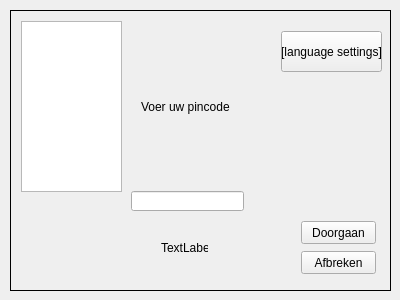
<?xml version="1.0" encoding="UTF-8"?>
<ui version="4.0">
 <class>Login</class>
 <widget class="QWidget" name="Login">
  <property name="geometry">
   <rect>
    <x>0</x>
    <y>0</y>
    <width>400</width>
    <height>300</height>
   </rect>
  </property>
  <property name="windowTitle">
   <string>Form</string>
  </property>
  <widget class="QStackedWidget" name="ATM">
   <property name="geometry">
    <rect>
     <x>10</x>
     <y>10</y>
     <width>381</width>
     <height>281</height>
    </rect>
   </property>
   <property name="font">
    <font>
     <family>MS Shell Dlg 2</family>
    </font>
   </property>
   <property name="autoFillBackground">
    <bool>true</bool>
   </property>
   <property name="frameShape">
    <enum>QFrame::Panel</enum>
   </property>
   <property name="currentIndex">
    <number>1</number>
   </property>
   <widget class="QWidget" name="welkomScherm">
    <widget class="QPushButton" name="welkom_taal_button">
     <property name="geometry">
      <rect>
       <x>264</x>
       <y>10</y>
       <width>101</width>
       <height>41</height>
      </rect>
     </property>
     <property name="text">
      <string>English</string>
     </property>
    </widget>
    <widget class="QLabel" name="welkom_label">
     <property name="geometry">
      <rect>
       <x>140</x>
       <y>120</y>
       <width>91</width>
       <height>31</height>
      </rect>
     </property>
     <property name="text">
      <string>welkom 
 voer uw pas in</string>
     </property>
    </widget>
    <widget class="QPushButton" name="welkom_inlog_button">
     <property name="geometry">
      <rect>
       <x>214</x>
       <y>220</y>
       <width>121</width>
       <height>23</height>
      </rect>
     </property>
     <property name="text">
      <string>Pas invoer simulatie</string>
     </property>
    </widget>
   </widget>
   <widget class="QWidget" name="inlogScherm">
    <widget class="QLabel" name="label_4">
     <property name="geometry">
      <rect>
       <x>130</x>
       <y>80</y>
       <width>91</width>
       <height>31</height>
      </rect>
     </property>
     <property name="text">
      <string>Voer uw pincode in</string>
     </property>
    </widget>
    <widget class="QPushButton" name="inlog_taal_button">
     <property name="geometry">
      <rect>
       <x>270</x>
       <y>20</y>
       <width>101</width>
       <height>41</height>
      </rect>
     </property>
     <property name="text">
      <string>[language settings]</string>
     </property>
    </widget>
    <widget class="QPushButton" name="inlog_hoofd_button">
     <property name="geometry">
      <rect>
       <x>290</x>
       <y>210</y>
       <width>75</width>
       <height>23</height>
      </rect>
     </property>
     <property name="text">
      <string>Doorgaan</string>
     </property>
    </widget>
    <widget class="QPushButton" name="inlog_welkom_button">
     <property name="geometry">
      <rect>
       <x>290</x>
       <y>240</y>
       <width>75</width>
       <height>23</height>
      </rect>
     </property>
     <property name="text">
      <string>Afbreken</string>
     </property>
    </widget>
    <widget class="QLabel" name="label_9">
     <property name="geometry">
      <rect>
       <x>150</x>
       <y>230</y>
       <width>47</width>
       <height>13</height>
      </rect>
     </property>
     <property name="text">
      <string>TextLabel</string>
     </property>
    </widget>
    <widget class="QLineEdit" name="inlog_invoerveldPincode">
     <property name="geometry">
      <rect>
       <x>120</x>
       <y>180</y>
       <width>113</width>
       <height>20</height>
      </rect>
     </property>
     <property name="echoMode">
      <enum>QLineEdit::Password</enum>
     </property>
    </widget>
    <widget class="QListWidget" name="listWidget">
     <property name="enabled">
      <bool>true</bool>
     </property>
     <property name="geometry">
      <rect>
       <x>10</x>
       <y>10</y>
       <width>101</width>
       <height>171</height>
      </rect>
     </property>
     <property name="showDropIndicator" stdset="0">
      <bool>false</bool>
     </property>
     <property name="selectionMode">
      <enum>QAbstractItemView::NoSelection</enum>
     </property>
    </widget>
   </widget>
   <widget class="QWidget" name="taalScherm">
    <property name="enabled">
     <bool>true</bool>
    </property>
    <widget class="QPushButton" name="taal_optieNederlands_button">
     <property name="geometry">
      <rect>
       <x>290</x>
       <y>10</y>
       <width>75</width>
       <height>23</height>
      </rect>
     </property>
     <property name="text">
      <string>Nederlands</string>
     </property>
    </widget>
    <widget class="QPushButton" name="taal_optieEngels_button">
     <property name="geometry">
      <rect>
       <x>290</x>
       <y>40</y>
       <width>75</width>
       <height>23</height>
      </rect>
     </property>
     <property name="text">
      <string>English</string>
     </property>
    </widget>
    <widget class="QPushButton" name="taal_optieDuits_button">
     <property name="geometry">
      <rect>
       <x>290</x>
       <y>70</y>
       <width>75</width>
       <height>23</height>
      </rect>
     </property>
     <property name="text">
      <string>Deutsch</string>
     </property>
    </widget>
    <widget class="QPushButton" name="taal_welkom_button">
     <property name="geometry">
      <rect>
       <x>10</x>
       <y>240</y>
       <width>75</width>
       <height>23</height>
      </rect>
     </property>
     <property name="text">
      <string>afrbreken</string>
     </property>
    </widget>
    <widget class="QPushButton" name="taal_hoofd_of_welkom_of_inlog_button">
     <property name="geometry">
      <rect>
       <x>10</x>
       <y>210</y>
       <width>75</width>
       <height>23</height>
      </rect>
     </property>
     <property name="text">
      <string>terug</string>
     </property>
    </widget>
   </widget>
   <widget class="QWidget" name="hoofdScherm">
    <widget class="QLabel" name="label_2">
     <property name="geometry">
      <rect>
       <x>150</x>
       <y>90</y>
       <width>71</width>
       <height>20</height>
      </rect>
     </property>
     <property name="text">
      <string>HoofdScherm</string>
     </property>
    </widget>
    <widget class="QPushButton" name="hoofd_snelPinnen_button">
     <property name="geometry">
      <rect>
       <x>10</x>
       <y>70</y>
       <width>75</width>
       <height>23</height>
      </rect>
     </property>
     <property name="text">
      <string>Snel €70,-</string>
     </property>
    </widget>
    <widget class="QPushButton" name="hoofd_saldo_button">
     <property name="geometry">
      <rect>
       <x>10</x>
       <y>110</y>
       <width>75</width>
       <height>23</height>
      </rect>
     </property>
     <property name="text">
      <string>Saldo</string>
     </property>
    </widget>
    <widget class="QPushButton" name="hoofd_pinKeuze_button">
     <property name="geometry">
      <rect>
       <x>10</x>
       <y>160</y>
       <width>75</width>
       <height>23</height>
      </rect>
     </property>
     <property name="text">
      <string>Bedrag kiezen</string>
     </property>
    </widget>
    <widget class="QPushButton" name="hoofd_taal_button">
     <property name="geometry">
      <rect>
       <x>290</x>
       <y>70</y>
       <width>75</width>
       <height>23</height>
      </rect>
     </property>
     <property name="text">
      <string>Taal</string>
     </property>
    </widget>
    <widget class="QPushButton" name="hoofd_welkom_button">
     <property name="geometry">
      <rect>
       <x>290</x>
       <y>120</y>
       <width>75</width>
       <height>23</height>
      </rect>
     </property>
     <property name="text">
      <string>Afbreken</string>
     </property>
    </widget>
   </widget>
   <widget class="QWidget" name="saldoScherm">
    <widget class="QLabel" name="label_3">
     <property name="geometry">
      <rect>
       <x>150</x>
       <y>120</y>
       <width>81</width>
       <height>20</height>
      </rect>
     </property>
     <property name="text">
      <string>SaldoScherm</string>
     </property>
    </widget>
    <widget class="QPushButton" name="saldo_pinKeuze_button">
     <property name="geometry">
      <rect>
       <x>20</x>
       <y>80</y>
       <width>75</width>
       <height>23</height>
      </rect>
     </property>
     <property name="text">
      <string>Geld opnemen</string>
     </property>
    </widget>
    <widget class="QPushButton" name="saldo_welkom_button">
     <property name="geometry">
      <rect>
       <x>270</x>
       <y>40</y>
       <width>75</width>
       <height>23</height>
      </rect>
     </property>
     <property name="text">
      <string>Afbreken</string>
     </property>
    </widget>
    <widget class="QPushButton" name="saldo_hoofdscherm_button">
     <property name="geometry">
      <rect>
       <x>260</x>
       <y>220</y>
       <width>75</width>
       <height>23</height>
      </rect>
     </property>
     <property name="text">
      <string>Hoofdscherm</string>
     </property>
    </widget>
    <widget class="QLabel" name="saldo_label">
     <property name="geometry">
      <rect>
       <x>160</x>
       <y>160</y>
       <width>47</width>
       <height>13</height>
      </rect>
     </property>
     <property name="text">
      <string>TextLabel</string>
     </property>
    </widget>
   </widget>
   <widget class="QWidget" name="pinKeuzeScherm">
    <widget class="QLabel" name="Labelpinnen">
     <property name="geometry">
      <rect>
       <x>160</x>
       <y>130</y>
       <width>101</width>
       <height>16</height>
      </rect>
     </property>
     <property name="text">
      <string>KeuzeScherm pinnen</string>
     </property>
    </widget>
    <widget class="QPushButton" name="pinKeuze_optie1_button">
     <property name="geometry">
      <rect>
       <x>280</x>
       <y>220</y>
       <width>75</width>
       <height>23</height>
      </rect>
     </property>
     <property name="text">
      <string>€20,-</string>
     </property>
    </widget>
    <widget class="QPushButton" name="pinKeuze_optie2_button">
     <property name="geometry">
      <rect>
       <x>280</x>
       <y>120</y>
       <width>75</width>
       <height>23</height>
      </rect>
     </property>
     <property name="text">
      <string>€50,-</string>
     </property>
    </widget>
    <widget class="QPushButton" name="pinKeuze_optie3_button">
     <property name="geometry">
      <rect>
       <x>280</x>
       <y>170</y>
       <width>75</width>
       <height>23</height>
      </rect>
     </property>
     <property name="text">
      <string>€70,-</string>
     </property>
    </widget>
    <widget class="QPushButton" name="pinKeuze_optie4_button">
     <property name="geometry">
      <rect>
       <x>280</x>
       <y>50</y>
       <width>75</width>
       <height>23</height>
      </rect>
     </property>
     <property name="text">
      <string>€100,-</string>
     </property>
    </widget>
    <widget class="QPushButton" name="pinKeuze_optie5_button">
     <property name="geometry">
      <rect>
       <x>20</x>
       <y>50</y>
       <width>75</width>
       <height>23</height>
      </rect>
     </property>
     <property name="text">
      <string>€120,-</string>
     </property>
    </widget>
    <widget class="QPushButton" name="pinKeuze_zelfBedragKiezen_button">
     <property name="geometry">
      <rect>
       <x>20</x>
       <y>110</y>
       <width>75</width>
       <height>23</height>
      </rect>
     </property>
     <property name="text">
      <string>Zelf kiezen</string>
     </property>
    </widget>
    <widget class="QPushButton" name="pinKeuze_welkom_button">
     <property name="geometry">
      <rect>
       <x>20</x>
       <y>170</y>
       <width>75</width>
       <height>23</height>
      </rect>
     </property>
     <property name="text">
      <string>afbreken</string>
     </property>
    </widget>
    <widget class="QPushButton" name="pinKeuze_hoofd_button">
     <property name="geometry">
      <rect>
       <x>20</x>
       <y>220</y>
       <width>75</width>
       <height>23</height>
      </rect>
     </property>
     <property name="text">
      <string>Hoofdscherm</string>
     </property>
    </widget>
   </widget>
   <widget class="QWidget" name="biljetScherm">
    <widget class="QLabel" name="label_5">
     <property name="geometry">
      <rect>
       <x>116</x>
       <y>140</y>
       <width>111</width>
       <height>20</height>
      </rect>
     </property>
     <property name="text">
      <string>biljetKeuzeScherm</string>
     </property>
    </widget>
    <widget class="QPushButton" name="biljetKeuze_welkom_button">
     <property name="geometry">
      <rect>
       <x>260</x>
       <y>40</y>
       <width>75</width>
       <height>23</height>
      </rect>
     </property>
     <property name="text">
      <string>Afbreken</string>
     </property>
    </widget>
    <widget class="QPushButton" name="biljetKeuze_hoofd_button">
     <property name="geometry">
      <rect>
       <x>260</x>
       <y>100</y>
       <width>75</width>
       <height>23</height>
      </rect>
     </property>
     <property name="text">
      <string>Hoofdscherm</string>
     </property>
    </widget>
    <widget class="QPushButton" name="biljetKeuze_biljetNietBelangrijk_button">
     <property name="geometry">
      <rect>
       <x>260</x>
       <y>180</y>
       <width>75</width>
       <height>23</height>
      </rect>
     </property>
     <property name="text">
      <string>Boeit niet</string>
     </property>
    </widget>
    <widget class="QPushButton" name="biljetKeuze_biljetOpties1_button">
     <property name="geometry">
      <rect>
       <x>260</x>
       <y>140</y>
       <width>81</width>
       <height>23</height>
      </rect>
     </property>
     <property name="text">
      <string>Opties biljetten</string>
     </property>
    </widget>
   </widget>
   <widget class="QWidget" name="bedragScherm">
    <widget class="QLabel" name="label_6">
     <property name="geometry">
      <rect>
       <x>140</x>
       <y>120</y>
       <width>111</width>
       <height>20</height>
      </rect>
     </property>
     <property name="text">
      <string>BedragKeuzeScherm</string>
     </property>
    </widget>
    <widget class="QPushButton" name="bedragKeuze_hoofd_button">
     <property name="geometry">
      <rect>
       <x>100</x>
       <y>200</y>
       <width>75</width>
       <height>23</height>
      </rect>
     </property>
     <property name="text">
      <string>Afbreken</string>
     </property>
    </widget>
    <widget class="QPushButton" name="bedragKeuze_welkom_button">
     <property name="geometry">
      <rect>
       <x>280</x>
       <y>20</y>
       <width>75</width>
       <height>23</height>
      </rect>
     </property>
     <property name="text">
      <string>Hoofdscherm</string>
     </property>
    </widget>
    <widget class="QPushButton" name="bedragKeuze_bevestigen_button">
     <property name="geometry">
      <rect>
       <x>280</x>
       <y>80</y>
       <width>75</width>
       <height>23</height>
      </rect>
     </property>
     <property name="text">
      <string>Bevestigen</string>
     </property>
    </widget>
   </widget>
   <widget class="QWidget" name="bonScherm">
    <widget class="QLabel" name="label_7">
     <property name="geometry">
      <rect>
       <x>156</x>
       <y>140</y>
       <width>61</width>
       <height>20</height>
      </rect>
     </property>
     <property name="text">
      <string>Bon Scherm</string>
     </property>
    </widget>
    <widget class="QPushButton" name="bon_metBon_button">
     <property name="geometry">
      <rect>
       <x>30</x>
       <y>70</y>
       <width>75</width>
       <height>23</height>
      </rect>
     </property>
     <property name="text">
      <string>Ik wil een bon</string>
     </property>
    </widget>
    <widget class="QPushButton" name="bon_zonderBon_button">
     <property name="geometry">
      <rect>
       <x>30</x>
       <y>190</y>
       <width>75</width>
       <height>23</height>
      </rect>
     </property>
     <property name="text">
      <string>Ik wil geen bon</string>
     </property>
    </widget>
    <widget class="QPushButton" name="bon_hoofd_button">
     <property name="geometry">
      <rect>
       <x>270</x>
       <y>70</y>
       <width>75</width>
       <height>23</height>
      </rect>
     </property>
     <property name="text">
      <string>Hoofdscherm</string>
     </property>
    </widget>
    <widget class="QPushButton" name="bon_welkom_button">
     <property name="geometry">
      <rect>
       <x>280</x>
       <y>190</y>
       <width>75</width>
       <height>23</height>
      </rect>
     </property>
     <property name="text">
      <string>Afbreken</string>
     </property>
    </widget>
   </widget>
   <widget class="QWidget" name="verwerkingsScherm">
    <widget class="QLabel" name="label_8">
     <property name="geometry">
      <rect>
       <x>116</x>
       <y>140</y>
       <width>101</width>
       <height>20</height>
      </rect>
     </property>
     <property name="text">
      <string>verwerkingsScherm</string>
     </property>
    </widget>
   </widget>
  </widget>
 </widget>
 <resources/>
 <connections/>
</ui>
